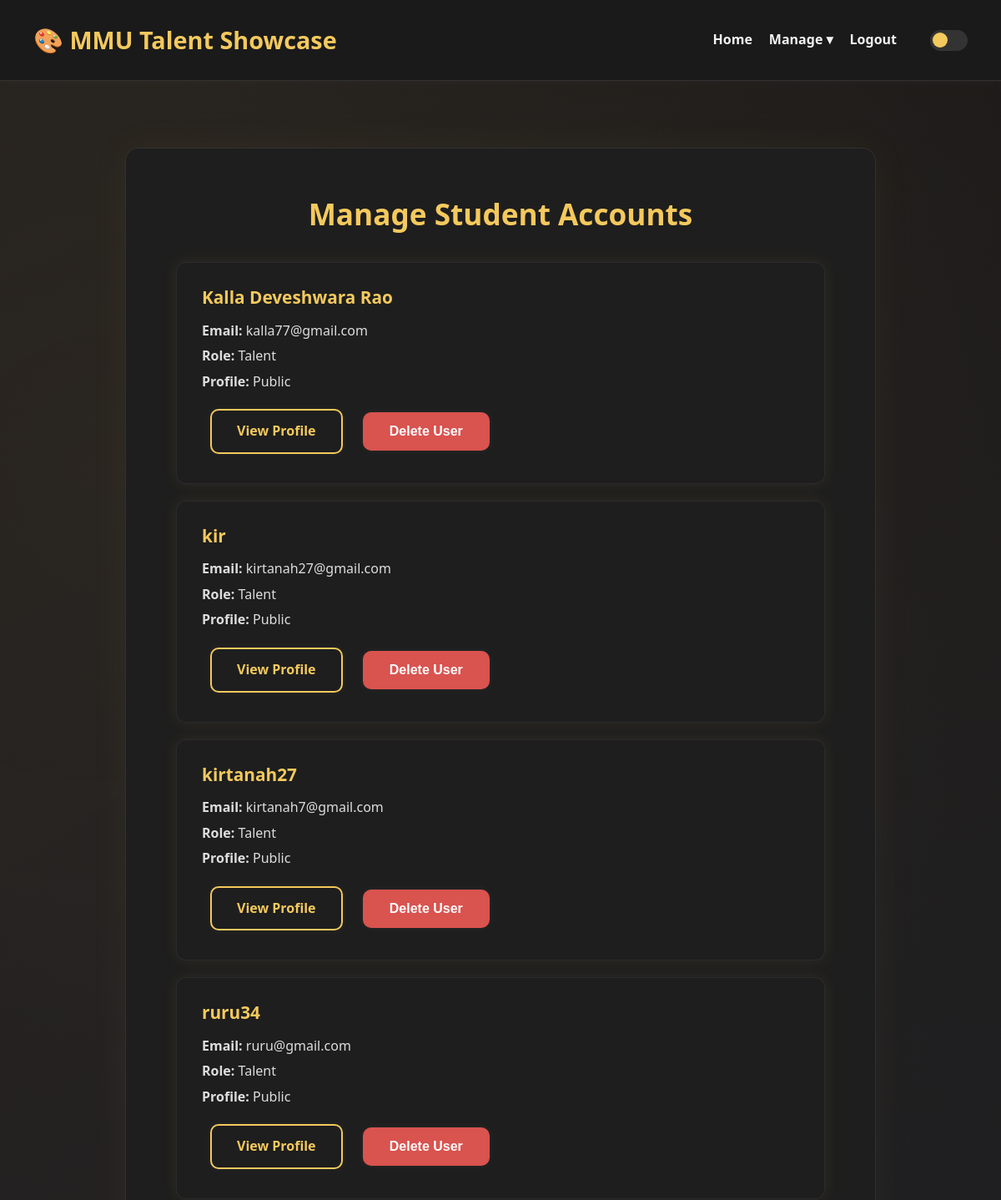
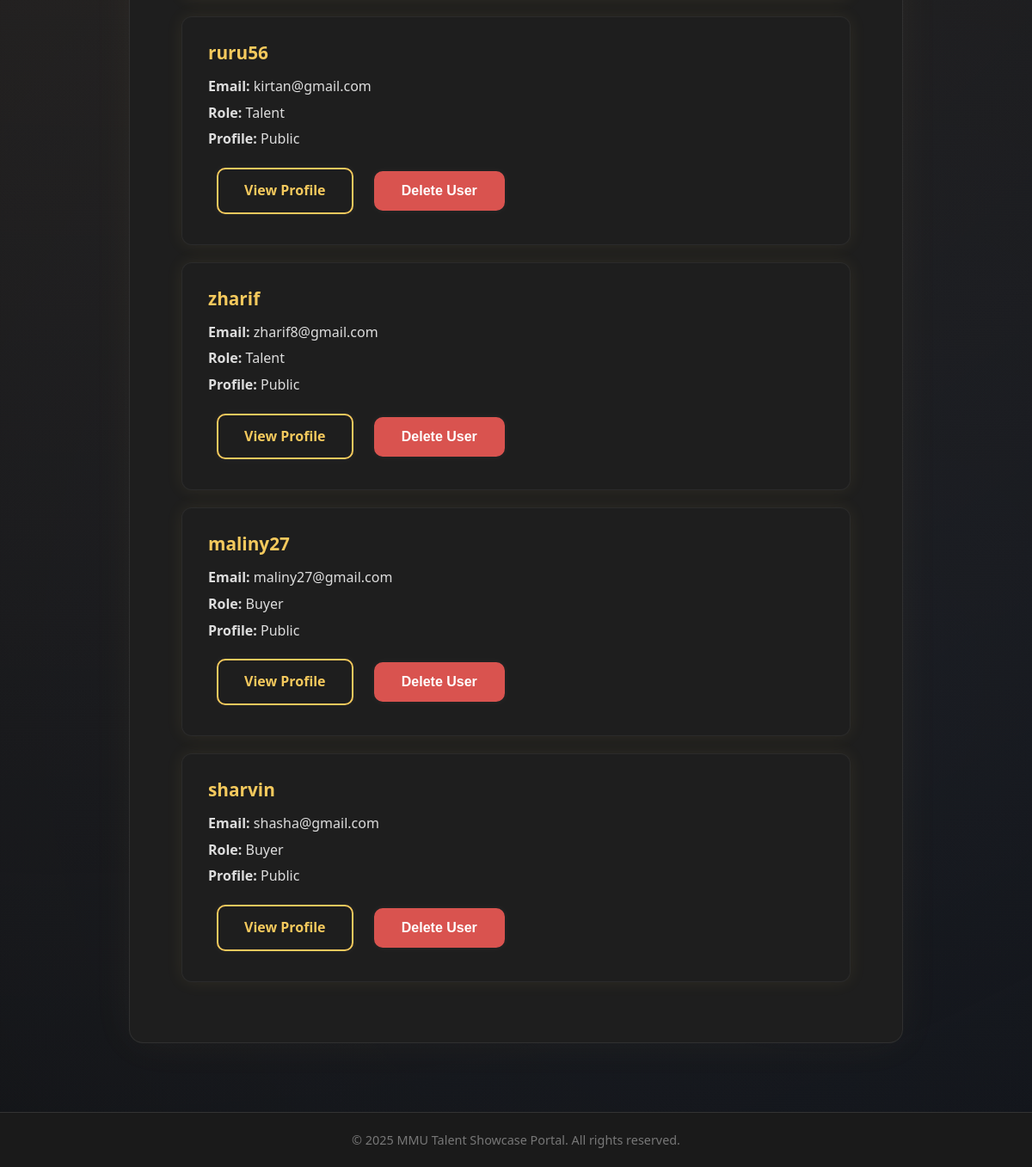
/student_manage.php (signed in), run on the app's committed database (2 pictures, top to bottom).
### tables this page shows
CREATE TABLE `users` (
  `user_id` int(11) NOT NULL,
  `username` varchar(50) NOT NULL,
  `email` varchar(100) NOT NULL,
  `password` varchar(255) NOT NULL,
  `profile_picture` varchar(255) DEFAULT NULL,
  `profile_image` varchar(255) DEFAULT NULL,
  `bio` text DEFAULT NULL,
  `is_public` tinyint(1) DEFAULT 1,
  `role` enum('admin','talent','buyer') NOT NULL DEFAULT 'talent'
);

### student_manage.php (the view, shortened to what this page needs)
<?php
require_once 'includes/db.php';
$users = [];
try {
    $stmt = $pdo->prepare("SELECT user_id, username, email, role, is_public FROM users WHERE role IN ('buyer', 'talent') ORDER BY role, username ASC");
    $stmt->execute();
    $users = $stmt->fetchAll(PDO::FETCH_ASSOC);
} catch (PDOException $e) {
    $msg = "Error retrieving user accounts: " . $e->getMessage();
}
include 'includes/header.php';
?>
<div class="container auth-box" style="max-width: 900px;">
    <h2 style="color: #f4c95d; text-align: center; margin-bottom: 30px;">Manage Student Accounts</h2>
    <?php
    if (count($users) > 0):
    ?>
        <div class="user-list" style="margin-top: 20px;">
            <?php
            foreach ($users as $user):
            ?>
                <div class="news-card" style="margin-bottom: 20px; padding: 25px 30px;">
                    <h4 style="color: #f4c95d; margin-bottom: 10px;"><?= htmlspecialchars($user['username']) ?></h4>
                    <p style="color: #ddd; margin-bottom: 5px;"><strong>Email:</strong> <?= htmlspecialchars($user['email']) ?></p>
                    <p style="color: #ddd; margin-bottom: 5px;"><strong>Role:</strong> <?= htmlspecialchars(ucfirst($user['role'])) ?></p>
                    <p style="color: #ddd; margin-bottom: 10px;"><strong>Profile:</strong> <?= $user['is_public'] ? 'Public' : 'Private' ?></p>
                    <div style="margin-top: 10px;">
                        <a href="profile.php?user_id=<?= htmlspecialchars($user['user_id']) ?>" class="btn outline" style="margin-right: 10px;">View Profile</a>
                        <form method="POST" style="display: inline-block;">
                            <button type="submit" name="delete_user" class="btn outline" style="background-color: #d9534f; color: white; border-color: #d9534f;" onclick="return confirm('Are you sure you want to delete this user? This action cannot be undone.');">Delete User</button>
                        </form>
                    </div>
                </div>
            <?php endforeach; ?>
        </div>
    <?php
    else:
    ?>
        <p style="text-align: center; font-size: 1.1rem; color: #ccc;">No student accounts found.</p>
    <?php endif; ?>
</div>
<?php
include 'includes/footer.php';
?>

### assets/css/style.css (style rules this page uses)
* { margin: 0; padding: 0; box-sizing: border-box; }
body { font-family: 'Segoe UI', Tahoma, sans-serif; background: radial-gradient(circle at top left, #1a1a1a, #0d0d0d); color: #f1f1f1; overflow-x: hidden; position: relative; line-height: 1.6; font-size: 16px; }
body::before { content: ""; position: fixed; top: 0; left: 0; width: 100%; height: 100%; background: radial-gradient(circle at 10% 20%, rgba(255, 184, 108, 0.08), transparent), radial-gradient(circle at 80% 80%, rgba(108, 156, 255, 0.08), transparent); z-index: -1; pointer-events: none; }
.btn { display: inline-block; padding: 12px 30px; font-size: 1rem; font-weight: bold; text-decoration: none; border-radius: 10px; transition: all 0.3s ease; box-shadow: 0 0 10px rgba(255, 255, 255, 0.05); margin: 10px; }
.btn.outline { background: transparent; color: #f4c95d; border: 2px solid #f4c95d; }
.news-card { background-color: #1e1e1e; border-radius: 12px; padding: 25px 30px; margin-bottom: 30px; box-shadow: 0 0 20px rgba(244, 201, 93, 0.08); border: 1px solid rgba(255, 255, 255, 0.06); }
.news-card h4 { font-size: 1.3rem; color: #f4c95d; margin-bottom: 10px; }
.news-card p { color: #ddd; line-height: 1.6; }
.auth-box { max-width: 700px; margin: 80px auto; background-color: #1e1e1e; padding: 50px 60px; border-radius: 16px; box-shadow: 0 0 50px rgba(244, 201, 93, 0.05), 0 0 10px rgba(255, 255, 255, 0.02); border: 1px solid rgba(255, 255, 255, 0.08); backdrop-filter: blur(6px); }
.auth-box h2 { color: #f4c95d; font-size: 2.2rem; margin-bottom: 25px; text-align: center; }
.auth-box a { color: #f4c95d; text-decoration: none; }

### data on the page
users: username "Kalla Deveshwara Rao", email "kalla77@gmail.com", role "Talent", is_public "Public"
users: username "kir", email "kirtanah27@gmail.com", role "Talent", is_public "Public"
users: username "kirtanah27", email "kirtanah7@gmail.com", role "Talent", is_public "Public"
users: username "ruru34", email "ruru@gmail.com", role "Talent", is_public "Public"
users: username "ruru56", email "kirtan@gmail.com", role "Talent", is_public "Public"
users: username "zharif", email "zharif8@gmail.com", role "Talent", is_public "Public"
users: username "maliny27", email "maliny27@gmail.com", role "Buyer", is_public "Public"
users: username "sharvin", email "shasha@gmail.com", role "Buyer", is_public "Public"
